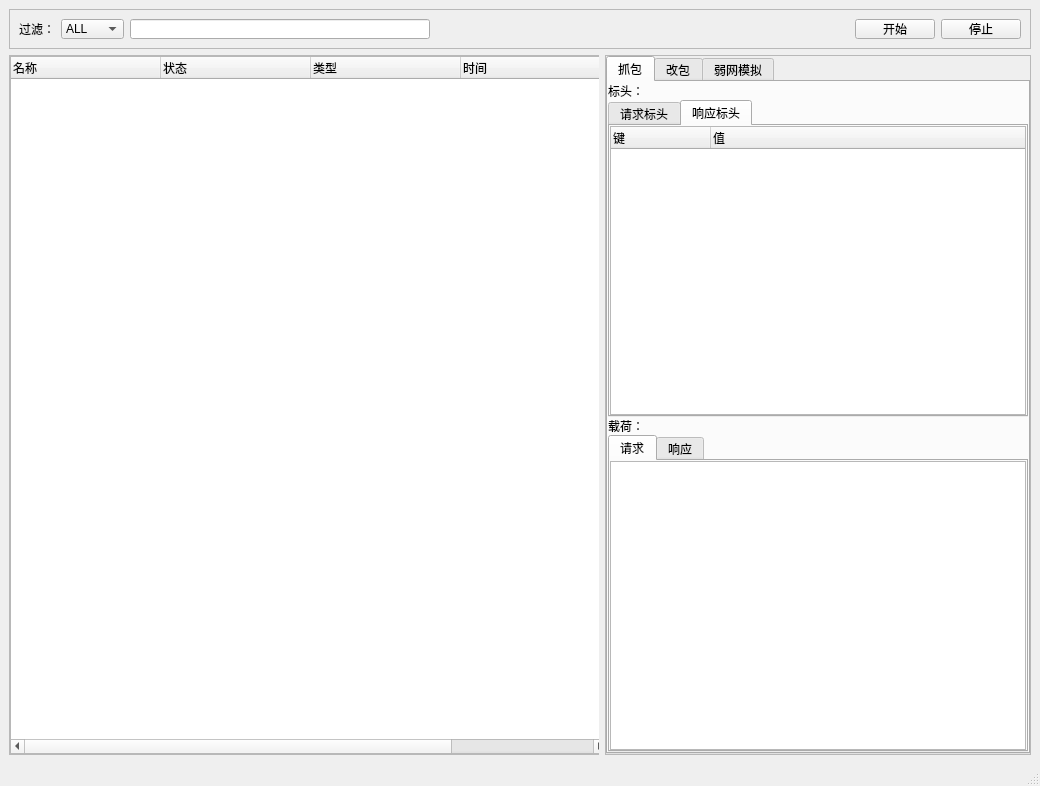
<?xml version="1.0" encoding="UTF-8"?>
<ui version="4.0">
 <class>MainWindow</class>
 <widget class="QMainWindow" name="MainWindow">
  <property name="geometry">
   <rect>
    <x>0</x>
    <y>0</y>
    <width>1040</width>
    <height>786</height>
   </rect>
  </property>
  <property name="minimumSize">
   <size>
    <width>700</width>
    <height>0</height>
   </size>
  </property>
  <property name="windowTitle">
   <string>Hagent</string>
  </property>
  <property name="windowIcon">
   <iconset>
    <normaloff>C:/Users/Lenovo/.designer/backup/source/Jack.ico</normaloff>C:/Users/Lenovo/.designer/backup/source/Jack.ico</iconset>
  </property>
  <property name="styleSheet">
   <string notr="true"/>
  </property>
  <widget class="QWidget" name="centralwidget">
   <layout class="QGridLayout" name="gridLayout_2">
    <item row="0" column="0">
     <layout class="QGridLayout" name="gridLayout">
      <item row="1" column="0">
       <widget class="QFrame" name="frame_2">
        <property name="minimumSize">
         <size>
          <width>0</width>
          <height>0</height>
         </size>
        </property>
        <property name="maximumSize">
         <size>
          <width>16777215</width>
          <height>16777215</height>
         </size>
        </property>
        <property name="frameShape">
         <enum>QFrame::StyledPanel</enum>
        </property>
        <property name="frameShadow">
         <enum>QFrame::Raised</enum>
        </property>
        <layout class="QGridLayout" name="gridLayout_3">
         <property name="leftMargin">
          <number>0</number>
         </property>
         <property name="topMargin">
          <number>0</number>
         </property>
         <property name="rightMargin">
          <number>0</number>
         </property>
         <property name="bottomMargin">
          <number>0</number>
         </property>
         <property name="spacing">
          <number>0</number>
         </property>
         <item row="0" column="0">
          <widget class="QTableWidget" name="tableWidget">
           <property name="sizePolicy">
            <sizepolicy hsizetype="Fixed" vsizetype="Expanding">
             <horstretch>0</horstretch>
             <verstretch>0</verstretch>
            </sizepolicy>
           </property>
           <property name="minimumSize">
            <size>
             <width>598</width>
             <height>0</height>
            </size>
           </property>
           <property name="maximumSize">
            <size>
             <width>598</width>
             <height>16777215</height>
            </size>
           </property>
           <property name="styleSheet">
            <string notr="true"/>
           </property>
           <property name="dragEnabled">
            <bool>false</bool>
           </property>
           <property name="selectionBehavior">
            <enum>QAbstractItemView::SelectRows</enum>
           </property>
           <attribute name="horizontalHeaderVisible">
            <bool>true</bool>
           </attribute>
           <attribute name="horizontalHeaderCascadingSectionResizes">
            <bool>false</bool>
           </attribute>
           <attribute name="horizontalHeaderMinimumSectionSize">
            <number>25</number>
           </attribute>
           <attribute name="horizontalHeaderDefaultSectionSize">
            <number>150</number>
           </attribute>
           <attribute name="verticalHeaderVisible">
            <bool>false</bool>
           </attribute>
           <column>
            <property name="text">
             <string>名称</string>
            </property>
            <property name="textAlignment">
             <set>AlignLeading|AlignVCenter</set>
            </property>
           </column>
           <column>
            <property name="text">
             <string>状态</string>
            </property>
            <property name="textAlignment">
             <set>AlignLeading|AlignVCenter</set>
            </property>
           </column>
           <column>
            <property name="text">
             <string>类型</string>
            </property>
            <property name="textAlignment">
             <set>AlignLeading|AlignVCenter</set>
            </property>
           </column>
           <column>
            <property name="text">
             <string>时间</string>
            </property>
            <property name="textAlignment">
             <set>AlignLeading|AlignVCenter</set>
            </property>
           </column>
          </widget>
         </item>
        </layout>
       </widget>
      </item>
      <item row="1" column="1">
       <widget class="QFrame" name="frame_3">
        <property name="frameShape">
         <enum>QFrame::StyledPanel</enum>
        </property>
        <property name="frameShadow">
         <enum>QFrame::Raised</enum>
        </property>
        <layout class="QGridLayout" name="gridLayout_4">
         <property name="leftMargin">
          <number>0</number>
         </property>
         <property name="topMargin">
          <number>0</number>
         </property>
         <property name="rightMargin">
          <number>0</number>
         </property>
         <property name="bottomMargin">
          <number>0</number>
         </property>
         <property name="spacing">
          <number>0</number>
         </property>
         <item row="0" column="0">
          <widget class="QTabWidget" name="tabWidget_3">
           <property name="currentIndex">
            <number>0</number>
           </property>
           <widget class="QWidget" name="tab">
            <attribute name="title">
             <string>抓包</string>
            </attribute>
            <layout class="QGridLayout" name="gridLayout_5">
             <property name="leftMargin">
              <number>0</number>
             </property>
             <property name="topMargin">
              <number>0</number>
             </property>
             <property name="rightMargin">
              <number>0</number>
             </property>
             <property name="bottomMargin">
              <number>0</number>
             </property>
             <property name="spacing">
              <number>0</number>
             </property>
             <item row="0" column="0">
              <widget class="QLabel" name="label_2">
               <property name="text">
                <string>标头：</string>
               </property>
              </widget>
             </item>
             <item row="1" column="0">
              <widget class="QTabWidget" name="tabWidget">
               <property name="currentIndex">
                <number>1</number>
               </property>
               <widget class="QWidget" name="tab_2">
                <attribute name="title">
                 <string>请求标头</string>
                </attribute>
                <layout class="QGridLayout" name="gridLayout_7">
                 <property name="leftMargin">
                  <number>0</number>
                 </property>
                 <property name="topMargin">
                  <number>0</number>
                 </property>
                 <property name="rightMargin">
                  <number>0</number>
                 </property>
                 <property name="bottomMargin">
                  <number>0</number>
                 </property>
                 <property name="spacing">
                  <number>0</number>
                 </property>
                 <item row="0" column="0">
                  <widget class="QTreeWidget" name="treeWidget">
                   <column>
                    <property name="text">
                     <string>键</string>
                    </property>
                   </column>
                   <column>
                    <property name="text">
                     <string>值</string>
                    </property>
                   </column>
                  </widget>
                 </item>
                </layout>
               </widget>
               <widget class="QWidget" name="tab_3">
                <attribute name="title">
                 <string>响应标头</string>
                </attribute>
                <layout class="QGridLayout" name="gridLayout_8">
                 <property name="leftMargin">
                  <number>0</number>
                 </property>
                 <property name="topMargin">
                  <number>0</number>
                 </property>
                 <property name="rightMargin">
                  <number>0</number>
                 </property>
                 <property name="bottomMargin">
                  <number>0</number>
                 </property>
                 <property name="spacing">
                  <number>0</number>
                 </property>
                 <item row="0" column="0">
                  <widget class="QTreeWidget" name="treeWidget_2">
                   <column>
                    <property name="text">
                     <string>键</string>
                    </property>
                   </column>
                   <column>
                    <property name="text">
                     <string>值</string>
                    </property>
                   </column>
                  </widget>
                 </item>
                </layout>
               </widget>
              </widget>
             </item>
             <item row="2" column="0">
              <widget class="QLabel" name="label_3">
               <property name="text">
                <string>载荷：</string>
               </property>
              </widget>
             </item>
             <item row="3" column="0">
              <widget class="QTabWidget" name="tabWidget_2">
               <property name="currentIndex">
                <number>0</number>
               </property>
               <widget class="QWidget" name="tab_4">
                <attribute name="title">
                 <string>请求</string>
                </attribute>
                <layout class="QGridLayout" name="gridLayout_9">
                 <property name="leftMargin">
                  <number>0</number>
                 </property>
                 <property name="topMargin">
                  <number>0</number>
                 </property>
                 <property name="rightMargin">
                  <number>0</number>
                 </property>
                 <property name="bottomMargin">
                  <number>0</number>
                 </property>
                 <property name="spacing">
                  <number>0</number>
                 </property>
                 <item row="0" column="0">
                  <widget class="QTextEdit" name="textEdit"/>
                 </item>
                </layout>
               </widget>
               <widget class="QWidget" name="tab_6">
                <attribute name="title">
                 <string>响应</string>
                </attribute>
                <layout class="QGridLayout" name="gridLayout_10">
                 <property name="leftMargin">
                  <number>0</number>
                 </property>
                 <property name="topMargin">
                  <number>0</number>
                 </property>
                 <property name="rightMargin">
                  <number>0</number>
                 </property>
                 <property name="bottomMargin">
                  <number>0</number>
                 </property>
                 <property name="spacing">
                  <number>0</number>
                 </property>
                 <item row="0" column="0">
                  <widget class="QTextEdit" name="textEdit_2"/>
                 </item>
                </layout>
               </widget>
              </widget>
             </item>
            </layout>
           </widget>
           <widget class="QWidget" name="tab_5">
            <attribute name="title">
             <string>改包</string>
            </attribute>
            <layout class="QGridLayout" name="gridLayout_11">
             <item row="0" column="0">
              <widget class="QGroupBox" name="groupBox_2">
               <property name="title">
                <string>接口</string>
               </property>
               <layout class="QGridLayout" name="gridLayout_12">
                <item row="0" column="0">
                 <layout class="QHBoxLayout" name="horizontalLayout_3">
                  <item>
                   <widget class="QLabel" name="label_4">
                    <property name="text">
                     <string>URL：</string>
                    </property>
                   </widget>
                  </item>
                  <item>
                   <widget class="QLineEdit" name="lineEdit_2">
                    <property name="minimumSize">
                     <size>
                      <width>250</width>
                      <height>0</height>
                     </size>
                    </property>
                    <property name="maximumSize">
                     <size>
                      <width>400</width>
                      <height>16777215</height>
                     </size>
                    </property>
                    <property name="layoutDirection">
                     <enum>Qt::LeftToRight</enum>
                    </property>
                   </widget>
                  </item>
                 </layout>
                </item>
                <item row="0" column="1">
                 <spacer name="horizontalSpacer_2">
                  <property name="orientation">
                   <enum>Qt::Horizontal</enum>
                  </property>
                  <property name="sizeHint" stdset="0">
                   <size>
                    <width>40</width>
                    <height>20</height>
                   </size>
                  </property>
                 </spacer>
                </item>
                <item row="0" column="2">
                 <widget class="QPushButton" name="pushButton_2">
                  <property name="text">
                   <string>应用</string>
                  </property>
                 </widget>
                </item>
                <item row="1" column="0">
                 <layout class="QHBoxLayout" name="horizontalLayout_4">
                  <item>
                   <widget class="QLabel" name="label_5">
                    <property name="text">
                     <string>TYPE：</string>
                    </property>
                   </widget>
                  </item>
                  <item>
                   <widget class="QRadioButton" name="radioButton">
                    <property name="text">
                     <string>POST</string>
                    </property>
                    <property name="checked">
                     <bool>true</bool>
                    </property>
                   </widget>
                  </item>
                  <item>
                   <widget class="QRadioButton" name="radioButton_2">
                    <property name="text">
                     <string>GET</string>
                    </property>
                   </widget>
                  </item>
                 </layout>
                </item>
                <item row="2" column="0">
                 <layout class="QHBoxLayout" name="horizontalLayout_5">
                  <item>
                   <widget class="QLabel" name="label_6">
                    <property name="text">
                     <string>STATUS CODE：</string>
                    </property>
                   </widget>
                  </item>
                  <item>
                   <widget class="QLineEdit" name="lineEdit_3">
                    <property name="inputMethodHints">
                     <set>Qt::ImhNone</set>
                    </property>
                   </widget>
                  </item>
                 </layout>
                </item>
               </layout>
              </widget>
             </item>
             <item row="1" column="0">
              <widget class="QGroupBox" name="groupBox">
               <property name="minimumSize">
                <size>
                 <width>0</width>
                 <height>0</height>
                </size>
               </property>
               <property name="title">
                <string>操作</string>
               </property>
               <layout class="QVBoxLayout" name="verticalLayout">
                <item>
                 <layout class="QHBoxLayout" name="horizontalLayout_2">
                  <item>
                   <widget class="QCheckBox" name="checkBox_4">
                    <property name="maximumSize">
                     <size>
                      <width>100</width>
                      <height>16777215</height>
                     </size>
                    </property>
                    <property name="text">
                     <string>修改响应体</string>
                    </property>
                   </widget>
                  </item>
                  <item>
                   <widget class="QCheckBox" name="checkBox_3">
                    <property name="maximumSize">
                     <size>
                      <width>100</width>
                      <height>16777215</height>
                     </size>
                    </property>
                    <property name="text">
                     <string>修改响应头</string>
                    </property>
                   </widget>
                  </item>
                  <item>
                   <widget class="QCheckBox" name="checkBox_2">
                    <property name="maximumSize">
                     <size>
                      <width>100</width>
                      <height>16777215</height>
                     </size>
                    </property>
                    <property name="text">
                     <string>修改请求体</string>
                    </property>
                   </widget>
                  </item>
                  <item>
                   <widget class="QCheckBox" name="checkBox">
                    <property name="text">
                     <string>修改请求头</string>
                    </property>
                   </widget>
                  </item>
                  <item>
                   <spacer name="horizontalSpacer_3">
                    <property name="orientation">
                     <enum>Qt::Horizontal</enum>
                    </property>
                    <property name="sizeHint" stdset="0">
                     <size>
                      <width>40</width>
                      <height>20</height>
                     </size>
                    </property>
                   </spacer>
                  </item>
                 </layout>
                </item>
                <item>
                 <widget class="QTabWidget" name="tabWidget_4">
                  <property name="currentIndex">
                   <number>0</number>
                  </property>
                  <widget class="QWidget" name="tab_7">
                   <attribute name="title">
                    <string>响应体</string>
                   </attribute>
                   <layout class="QGridLayout" name="gridLayout_13">
                    <property name="leftMargin">
                     <number>0</number>
                    </property>
                    <property name="topMargin">
                     <number>0</number>
                    </property>
                    <property name="rightMargin">
                     <number>0</number>
                    </property>
                    <property name="bottomMargin">
                     <number>0</number>
                    </property>
                    <property name="spacing">
                     <number>0</number>
                    </property>
                    <item row="0" column="0">
                     <widget class="QTextEdit" name="textEdit_3"/>
                    </item>
                   </layout>
                  </widget>
                  <widget class="QWidget" name="tab_8">
                   <attribute name="title">
                    <string>响应头</string>
                   </attribute>
                   <layout class="QGridLayout" name="gridLayout_14">
                    <property name="leftMargin">
                     <number>0</number>
                    </property>
                    <property name="topMargin">
                     <number>0</number>
                    </property>
                    <property name="rightMargin">
                     <number>0</number>
                    </property>
                    <property name="bottomMargin">
                     <number>0</number>
                    </property>
                    <property name="spacing">
                     <number>0</number>
                    </property>
                    <item row="0" column="0">
                     <widget class="QTextEdit" name="textEdit_4"/>
                    </item>
                   </layout>
                  </widget>
                  <widget class="QWidget" name="tab_9">
                   <attribute name="title">
                    <string>请求体</string>
                   </attribute>
                   <layout class="QGridLayout" name="gridLayout_15">
                    <property name="leftMargin">
                     <number>0</number>
                    </property>
                    <property name="topMargin">
                     <number>0</number>
                    </property>
                    <property name="rightMargin">
                     <number>0</number>
                    </property>
                    <property name="bottomMargin">
                     <number>0</number>
                    </property>
                    <property name="spacing">
                     <number>0</number>
                    </property>
                    <item row="0" column="0">
                     <widget class="QTextEdit" name="textEdit_5"/>
                    </item>
                   </layout>
                  </widget>
                  <widget class="QWidget" name="tab_10">
                   <attribute name="title">
                    <string>请求头</string>
                   </attribute>
                   <layout class="QGridLayout" name="gridLayout_16">
                    <property name="leftMargin">
                     <number>0</number>
                    </property>
                    <property name="topMargin">
                     <number>0</number>
                    </property>
                    <property name="rightMargin">
                     <number>0</number>
                    </property>
                    <property name="bottomMargin">
                     <number>0</number>
                    </property>
                    <property name="spacing">
                     <number>0</number>
                    </property>
                    <item row="0" column="0">
                     <widget class="QTextEdit" name="textEdit_6"/>
                    </item>
                   </layout>
                  </widget>
                 </widget>
                </item>
               </layout>
              </widget>
             </item>
            </layout>
           </widget>
           <widget class="QWidget" name="tab_11">
            <attribute name="title">
             <string>弱网模拟</string>
            </attribute>
            <layout class="QGridLayout" name="gridLayout_17">
             <item row="2" column="0">
              <widget class="QGroupBox" name="groupBox_4">
               <property name="minimumSize">
                <size>
                 <width>0</width>
                 <height>200</height>
                </size>
               </property>
               <property name="maximumSize">
                <size>
                 <width>16777215</width>
                 <height>200</height>
                </size>
               </property>
               <property name="title">
                <string>场景</string>
               </property>
               <layout class="QGridLayout" name="gridLayout_19">
                <item row="0" column="0">
                 <layout class="QHBoxLayout" name="horizontalLayout_7">
                  <item>
                   <widget class="QCheckBox" name="checkBox_5">
                    <property name="text">
                     <string>延迟</string>
                    </property>
                   </widget>
                  </item>
                  <item>
                   <widget class="QCheckBox" name="checkBox_7">
                    <property name="text">
                     <string>端口入</string>
                    </property>
                    <property name="checked">
                     <bool>true</bool>
                    </property>
                   </widget>
                  </item>
                  <item>
                   <widget class="QCheckBox" name="checkBox_8">
                    <property name="text">
                     <string>端口出</string>
                    </property>
                    <property name="checked">
                     <bool>true</bool>
                    </property>
                   </widget>
                  </item>
                  <item>
                   <spacer name="horizontalSpacer_5">
                    <property name="orientation">
                     <enum>Qt::Horizontal</enum>
                    </property>
                    <property name="sizeHint" stdset="0">
                     <size>
                      <width>40</width>
                      <height>20</height>
                     </size>
                    </property>
                   </spacer>
                  </item>
                  <item>
                   <widget class="QLabel" name="label_7">
                    <property name="text">
                     <string>延迟时间(ms)：</string>
                    </property>
                   </widget>
                  </item>
                  <item>
                   <widget class="QLineEdit" name="lineEdit_5"/>
                  </item>
                 </layout>
                </item>
                <item row="1" column="0">
                 <layout class="QHBoxLayout" name="horizontalLayout_8">
                  <item>
                   <widget class="QCheckBox" name="checkBox_6">
                    <property name="text">
                     <string>丢包</string>
                    </property>
                   </widget>
                  </item>
                  <item>
                   <widget class="QCheckBox" name="checkBox_9">
                    <property name="text">
                     <string>端口入</string>
                    </property>
                    <property name="checked">
                     <bool>true</bool>
                    </property>
                   </widget>
                  </item>
                  <item>
                   <widget class="QCheckBox" name="checkBox_10">
                    <property name="text">
                     <string>端口出</string>
                    </property>
                    <property name="checked">
                     <bool>true</bool>
                    </property>
                   </widget>
                  </item>
                  <item>
                   <spacer name="horizontalSpacer_6">
                    <property name="orientation">
                     <enum>Qt::Horizontal</enum>
                    </property>
                    <property name="sizeHint" stdset="0">
                     <size>
                      <width>40</width>
                      <height>20</height>
                     </size>
                    </property>
                   </spacer>
                  </item>
                  <item>
                   <widget class="QLabel" name="label_8">
                    <property name="text">
                     <string>概率(%)：</string>
                    </property>
                   </widget>
                  </item>
                  <item>
                   <widget class="QLineEdit" name="lineEdit_6"/>
                  </item>
                 </layout>
                </item>
                <item row="1" column="1">
                 <spacer name="horizontalSpacer_8">
                  <property name="orientation">
                   <enum>Qt::Horizontal</enum>
                  </property>
                  <property name="sizeHint" stdset="0">
                   <size>
                    <width>40</width>
                    <height>20</height>
                   </size>
                  </property>
                 </spacer>
                </item>
               </layout>
              </widget>
             </item>
             <item row="5" column="0">
              <layout class="QHBoxLayout" name="horizontalLayout_9">
               <item>
                <spacer name="horizontalSpacer_7">
                 <property name="orientation">
                  <enum>Qt::Horizontal</enum>
                 </property>
                 <property name="sizeHint" stdset="0">
                  <size>
                   <width>40</width>
                   <height>20</height>
                  </size>
                 </property>
                </spacer>
               </item>
               <item>
                <widget class="QPushButton" name="pushButton_4">
                 <property name="maximumSize">
                  <size>
                   <width>100</width>
                   <height>16777215</height>
                  </size>
                 </property>
                 <property name="text">
                  <string>启用</string>
                 </property>
                </widget>
               </item>
               <item>
                <widget class="QPushButton" name="pushButton_5">
                 <property name="maximumSize">
                  <size>
                   <width>100</width>
                   <height>16777215</height>
                  </size>
                 </property>
                 <property name="text">
                  <string>停用</string>
                 </property>
                </widget>
               </item>
              </layout>
             </item>
             <item row="1" column="0">
              <widget class="QGroupBox" name="groupBox_3">
               <property name="minimumSize">
                <size>
                 <width>0</width>
                 <height>80</height>
                </size>
               </property>
               <property name="maximumSize">
                <size>
                 <width>16777215</width>
                 <height>100</height>
                </size>
               </property>
               <property name="title">
                <string>过滤</string>
               </property>
               <layout class="QGridLayout" name="gridLayout_18">
                <item row="0" column="0">
                 <layout class="QHBoxLayout" name="horizontalLayout_6">
                  <item>
                   <widget class="QLineEdit" name="lineEdit_4">
                    <property name="minimumSize">
                     <size>
                      <width>370</width>
                      <height>0</height>
                     </size>
                    </property>
                    <property name="maximumSize">
                     <size>
                      <width>800</width>
                      <height>16777215</height>
                     </size>
                    </property>
                   </widget>
                  </item>
                  <item>
                   <spacer name="horizontalSpacer_4">
                    <property name="orientation">
                     <enum>Qt::Horizontal</enum>
                    </property>
                    <property name="sizeHint" stdset="0">
                     <size>
                      <width>17</width>
                      <height>20</height>
                     </size>
                    </property>
                   </spacer>
                  </item>
                 </layout>
                </item>
               </layout>
              </widget>
             </item>
             <item row="4" column="0">
              <spacer name="verticalSpacer">
               <property name="orientation">
                <enum>Qt::Vertical</enum>
               </property>
               <property name="sizeHint" stdset="0">
                <size>
                 <width>20</width>
                 <height>40</height>
                </size>
               </property>
              </spacer>
             </item>
             <item row="0" column="0">
              <widget class="QCommandLinkButton" name="commandLinkButton">
               <property name="text">
                <string>查看帮助</string>
               </property>
              </widget>
             </item>
            </layout>
           </widget>
          </widget>
         </item>
        </layout>
       </widget>
      </item>
      <item row="0" column="0" colspan="2">
       <widget class="QFrame" name="frame">
        <property name="minimumSize">
         <size>
          <width>0</width>
          <height>40</height>
         </size>
        </property>
        <property name="maximumSize">
         <size>
          <width>16777215</width>
          <height>40</height>
         </size>
        </property>
        <property name="frameShape">
         <enum>QFrame::StyledPanel</enum>
        </property>
        <property name="frameShadow">
         <enum>QFrame::Raised</enum>
        </property>
        <layout class="QGridLayout" name="gridLayout_6">
         <item row="0" column="0">
          <layout class="QHBoxLayout" name="horizontalLayout">
           <item>
            <widget class="QLabel" name="label">
             <property name="text">
              <string>过滤：</string>
             </property>
            </widget>
           </item>
           <item>
            <widget class="QComboBox" name="comboBox">
             <item>
              <property name="text">
               <string>ALL</string>
              </property>
             </item>
             <item>
              <property name="text">
               <string>POST</string>
              </property>
             </item>
             <item>
              <property name="text">
               <string>GET</string>
              </property>
             </item>
            </widget>
           </item>
           <item>
            <widget class="QLineEdit" name="lineEdit">
             <property name="sizePolicy">
              <sizepolicy hsizetype="Expanding" vsizetype="Expanding">
               <horstretch>0</horstretch>
               <verstretch>0</verstretch>
              </sizepolicy>
             </property>
             <property name="maximumSize">
              <size>
               <width>300</width>
               <height>16777215</height>
              </size>
             </property>
            </widget>
           </item>
           <item>
            <spacer name="horizontalSpacer">
             <property name="orientation">
              <enum>Qt::Horizontal</enum>
             </property>
             <property name="sizeHint" stdset="0">
              <size>
               <width>418</width>
               <height>20</height>
              </size>
             </property>
            </spacer>
           </item>
           <item>
            <widget class="QPushButton" name="pushButton_3">
             <property name="text">
              <string>开始</string>
             </property>
            </widget>
           </item>
           <item>
            <widget class="QPushButton" name="pushButton">
             <property name="text">
              <string>停止</string>
             </property>
            </widget>
           </item>
          </layout>
         </item>
        </layout>
       </widget>
      </item>
     </layout>
    </item>
   </layout>
  </widget>
  <widget class="QMenuBar" name="menubar">
   <property name="geometry">
    <rect>
     <x>0</x>
     <y>0</y>
     <width>1040</width>
     <height>23</height>
    </rect>
   </property>
  </widget>
  <widget class="QStatusBar" name="statusbar"/>
  <action name="action">
   <property name="text">
    <string>帮助</string>
   </property>
  </action>
 </widget>
 <resources/>
 <connections/>
</ui>
